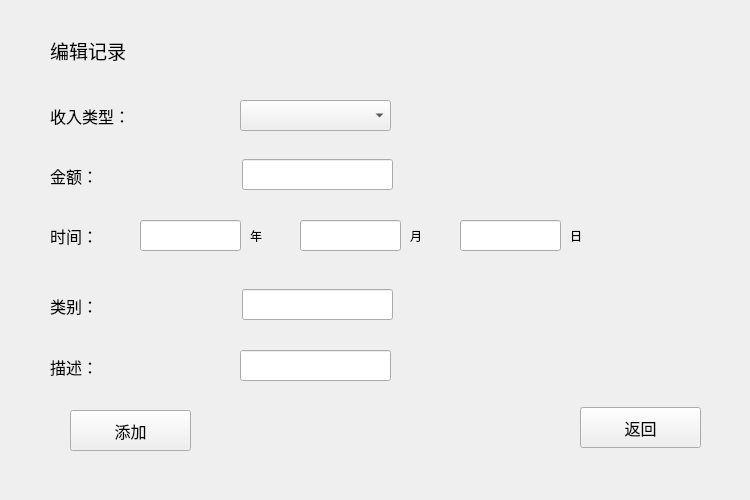
<?xml version="1.0" encoding="UTF-8"?>
<ui version="4.0">
 <class>Add_record</class>
 <widget class="QWidget" name="Add_record">
  <property name="geometry">
   <rect>
    <x>0</x>
    <y>0</y>
    <width>750</width>
    <height>500</height>
   </rect>
  </property>
  <property name="windowTitle">
   <string>Form</string>
  </property>
  <widget class="QLabel" name="edit_record">
   <property name="geometry">
    <rect>
     <x>50</x>
     <y>30</y>
     <width>241</width>
     <height>41</height>
    </rect>
   </property>
   <property name="font">
    <font>
     <pointsize>14</pointsize>
    </font>
   </property>
   <property name="text">
    <string>编辑记录</string>
   </property>
  </widget>
  <widget class="QLabel" name="Transaction_type">
   <property name="geometry">
    <rect>
     <x>50</x>
     <y>100</y>
     <width>131</width>
     <height>31</height>
    </rect>
   </property>
   <property name="font">
    <font>
     <pointsize>12</pointsize>
     <bold>false</bold>
    </font>
   </property>
   <property name="text">
    <string>收入类型：</string>
   </property>
  </widget>
  <widget class="QLabel" name="amount">
   <property name="geometry">
    <rect>
     <x>50</x>
     <y>160</y>
     <width>131</width>
     <height>31</height>
    </rect>
   </property>
   <property name="font">
    <font>
     <pointsize>12</pointsize>
    </font>
   </property>
   <property name="text">
    <string>金额：</string>
   </property>
  </widget>
  <widget class="QLabel" name="time">
   <property name="geometry">
    <rect>
     <x>50</x>
     <y>220</y>
     <width>71</width>
     <height>31</height>
    </rect>
   </property>
   <property name="font">
    <font>
     <pointsize>12</pointsize>
    </font>
   </property>
   <property name="text">
    <string>时间：</string>
   </property>
  </widget>
  <widget class="QLabel" name="category">
   <property name="geometry">
    <rect>
     <x>50</x>
     <y>290</y>
     <width>81</width>
     <height>31</height>
    </rect>
   </property>
   <property name="font">
    <font>
     <pointsize>12</pointsize>
    </font>
   </property>
   <property name="text">
    <string>类别：</string>
   </property>
  </widget>
  <widget class="QLabel" name="discription">
   <property name="geometry">
    <rect>
     <x>50</x>
     <y>351</y>
     <width>81</width>
     <height>31</height>
    </rect>
   </property>
   <property name="font">
    <font>
     <pointsize>12</pointsize>
    </font>
   </property>
   <property name="text">
    <string>描述：</string>
   </property>
  </widget>
  <widget class="QComboBox" name="comboBox">
   <property name="geometry">
    <rect>
     <x>240</x>
     <y>100</y>
     <width>151</width>
     <height>31</height>
    </rect>
   </property>
   <item>
    <property name="text">
     <string/>
    </property>
   </item>
   <item>
    <property name="text">
     <string>支出/Income</string>
    </property>
   </item>
   <item>
    <property name="text">
     <string>收入/Expense</string>
    </property>
   </item>
  </widget>
  <widget class="QLineEdit" name="lineEdit">
   <property name="geometry">
    <rect>
     <x>242</x>
     <y>159</y>
     <width>151</width>
     <height>31</height>
    </rect>
   </property>
  </widget>
  <widget class="QLineEdit" name="lineEdit_2">
   <property name="geometry">
    <rect>
     <x>300</x>
     <y>220</y>
     <width>101</width>
     <height>31</height>
    </rect>
   </property>
   <property name="text">
    <string/>
   </property>
  </widget>
  <widget class="QLineEdit" name="lineEdit_3">
   <property name="geometry">
    <rect>
     <x>242</x>
     <y>289</y>
     <width>151</width>
     <height>31</height>
    </rect>
   </property>
  </widget>
  <widget class="QLineEdit" name="lineEdit_4">
   <property name="geometry">
    <rect>
     <x>240</x>
     <y>350</y>
     <width>151</width>
     <height>31</height>
    </rect>
   </property>
  </widget>
  <widget class="QLineEdit" name="lineEdit_5">
   <property name="geometry">
    <rect>
     <x>460</x>
     <y>220</y>
     <width>101</width>
     <height>31</height>
    </rect>
   </property>
   <property name="text">
    <string/>
   </property>
  </widget>
  <widget class="QLineEdit" name="lineEdit_6">
   <property name="geometry">
    <rect>
     <x>140</x>
     <y>220</y>
     <width>101</width>
     <height>31</height>
    </rect>
   </property>
   <property name="text">
    <string/>
   </property>
  </widget>
  <widget class="QPushButton" name="add">
   <property name="geometry">
    <rect>
     <x>70</x>
     <y>410</y>
     <width>121</width>
     <height>41</height>
    </rect>
   </property>
   <property name="font">
    <font>
     <pointsize>12</pointsize>
    </font>
   </property>
   <property name="text">
    <string>添加</string>
   </property>
  </widget>
  <widget class="QPushButton" name="back">
   <property name="geometry">
    <rect>
     <x>580</x>
     <y>407</y>
     <width>121</width>
     <height>41</height>
    </rect>
   </property>
   <property name="font">
    <font>
     <pointsize>12</pointsize>
    </font>
   </property>
   <property name="text">
    <string>返回</string>
   </property>
  </widget>
  <widget class="QLabel" name="year">
   <property name="geometry">
    <rect>
     <x>250</x>
     <y>220</y>
     <width>31</width>
     <height>31</height>
    </rect>
   </property>
   <property name="font">
    <font>
     <pointsize>9</pointsize>
    </font>
   </property>
   <property name="text">
    <string>年</string>
   </property>
  </widget>
  <widget class="QLabel" name="month">
   <property name="geometry">
    <rect>
     <x>410</x>
     <y>220</y>
     <width>21</width>
     <height>31</height>
    </rect>
   </property>
   <property name="font">
    <font>
     <pointsize>9</pointsize>
    </font>
   </property>
   <property name="text">
    <string>月</string>
   </property>
  </widget>
  <widget class="QLabel" name="day">
   <property name="geometry">
    <rect>
     <x>570</x>
     <y>220</y>
     <width>21</width>
     <height>31</height>
    </rect>
   </property>
   <property name="font">
    <font>
     <pointsize>9</pointsize>
    </font>
   </property>
   <property name="text">
    <string>日</string>
   </property>
  </widget>
 </widget>
 <resources/>
 <connections/>
</ui>
